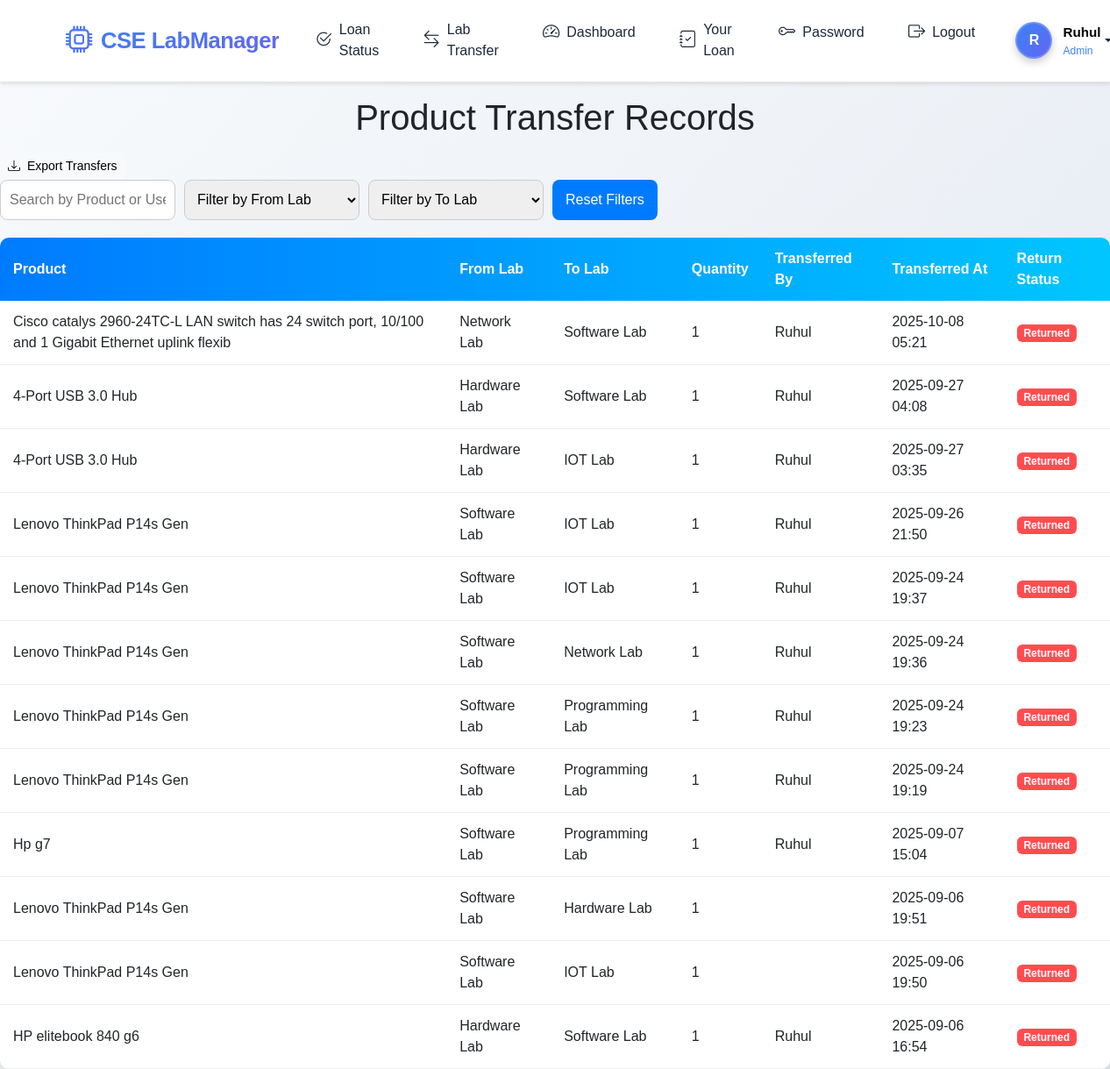
The page /lab/to/lab/ (signed in) on the database its author committed.
### app/models.py (models this page shows, shortened)
class User(AbstractUser):
    is_student = models.BooleanField(default=False)
    is_teacher = models.BooleanField(default=False)
    is_hod = models.BooleanField(default=False)
    second_layer_is_student = models.BooleanField(default=False)
    semester = models.CharField(max_length=20, blank=True, null=True)
    department = models.CharField(max_length=100, blank=True, null=True)
    roll_number = models.CharField(max_length=50, blank=True, null=True)

class ProductTransfer(models.Model):
    product = models.ForeignKey(Product, on_delete=models.CASCADE)
    from_lab = models.ForeignKey(Lab, on_delete=models.CASCADE, related_name="transfers_out")
    to_lab = models.ForeignKey(Lab, on_delete=models.CASCADE, related_name="transfers_in")
    quantity = models.PositiveIntegerField(default=1)  # যদি future এ multiple item থাকে
    transferred_by = models.ForeignKey(
        settings.AUTH_USER_MODEL,
        on_delete=models.SET_NULL,
        null=True,
        blank=True,
        related_name="transfers_made"
    )
    transferred_at = models.DateTimeField(auto_now_add=True)
    return_product = models.BooleanField(default=False)

class Product(models.Model):
    STATUS_CHOICES = [
        ('available', 'Available'),
        ('pending', 'Pending'),
        ('in_loan', 'In Loan'),
        ('returned', 'Returned')
    ]
    name = models.CharField(max_length=100)
    description = models.TextField(blank=True, null=True)
    image = models.ImageField(upload_to='products', null=True, blank=True)
    price = models.DecimalField(max_digits=10, decimal_places=2, null=True, blank=True)
    base_price = models.DecimalField(max_digits=10,null=True, blank=True ,decimal_places=2)
    category = models.ForeignKey(Category, on_delete=models.CASCADE)
    lab = models.ForeignKey(Lab, on_delete=models.CASCADE, related_name='products')
    status = models.CharField(max_length=20, choices=STATUS_CHOICES, default='available')
    serial_number = models.CharField(max_length=100, blank=True, null=True)
    in_stock = models.BooleanField(default=True)

class Lab(models.Model):
    name = models.CharField(max_length=100)
    description = models.TextField(blank=True, null=True)
    capacity = models.IntegerField(default=0, null=True, blank=True)
    image = models.ImageField(upload_to='labs', null=True, blank=True)
    location = models.CharField(max_length=255, blank=True, null=True)
    in_charge = models.ForeignKey(settings.AUTH_USER_MODEL, on_delete=models.SET_NULL, null=True, blank=True, related_name='labs_incharge')

### app/views.py (the view)
# urls.py: path('lab/to/lab/',lab_to_lab_transfer,name="lab_to_lab_transfer"),
def lab_to_lab_transfer(request):
    transfers = ProductTransfer.objects.select_related(
        'product', 'from_lab', 'to_lab', 'transferred_by'
    ).order_by('-transferred_at')
    labs = Lab.objects.all()
    context = {
        'transfers': transfers,
        'labs': labs,
    }
    return render(request, 'lab_to_lab_transfer.html', context)

### app/templates/lab_to_lab_transfer.html (shortened to what this page needs)
<!DOCTYPE html>
<html lang="en">
<head>
</head>
<body>
     {% include 'navbar.html' %}
<h1 style="margin:1rem 0">Product Transfer Records</h1>
<div class="d-flex gap-2">
    <a href="{% url 'export_transfers' %}" class="btn btn-sm btn-light">
        <i class="bi bi-download me-1"></i> Export Transfers
    </a>
</div>
<div class="filters">
    <input type="text" id="searchInput" placeholder="Search by Product or User...">
    <select id="fromLabFilter">
        <option value="">Filter by From Lab</option>
    </select>
    <select id="toLabFilter">
        <option value="">Filter by To Lab</option>
    </select>
    <button id="resetBtn" style="padding:10px 15px; border-radius:8px; border:none; background:#007bff; color:#fff; cursor:pointer;">Reset Filters</button>
</div>
<table id="transferTable">
    <thead>
        <tr>
            <th>Product</th>
            <th>From Lab</th>
            <th>To Lab</th>
            <th>Quantity</th>
            <th>Transferred By</th>
            <th>Transferred At</th>
            <th>Return Status</th>
        </tr>
    </thead>
    <tbody>
        {% for transfer in transfers %}
        <tr>
            <td>{{ transfer.product.name }}</td>
            <td>{{ transfer.from_lab.name }}</td>
            <td>{{ transfer.to_lab.name }}</td>
            <td>{{ transfer.quantity }}</td>
            <td>{{ transfer.transferred_by.username  }}</td>
            <td>{{ transfer.transferred_at|date:"Y-m-d H:i" }}</td>
            <td>
                {% if transfer.return_product %}
                    <span class="badge badge-return">Returned</span>
                {% else %}
                    <span class="badge badge-normal">Transferred</span>
                {% endif %}
            </td>
        </tr>
        {% endfor %}
    </tbody>
</table>
</body>
</html>

### app/templates/navbar.html (shortened to what this page needs)
<link href="https://cdn.jsdelivr.net/npm/bootstrap@5.3.0/dist/css/bootstrap.min.css" rel="stylesheet">
<link rel="stylesheet" href="https://cdn.jsdelivr.net/npm/bootstrap-icons@1.10.0/font/bootstrap-icons.css">
<nav class="navbar navbar-expand-lg navbar-dark sticky-top">
    <div class="container">
        <a class="navbar-brand" href="{% url 'home' %}">
            <i class="bi bi-cpu"></i> CSE LabManager
        </a>
        <div class="collapse navbar-collapse" id="navbarContent">
            <ul class="navbar-nav me-auto mb-2 mb-lg-0">
                {% if request.user.is_hod %}
                    <li class="nav-item">
                        <a class="nav-link" href="{% url 'approve_page' %}">
                            <i class="bi bi-check2-circle"></i> Loan Status
                        </a>
                    </li>
                    <li class="nav-item">
                        <a class="nav-link" href="{% url 'lab_to_lab_transfer' %}">
                            <i class="bi bi-arrow-left-right"></i> Lab Transfer
                        </a>
                    </li>
                {% endif %}
                {% if request.user.is_authenticated %}
                    <li class="nav-item">
                        <a class="nav-link" href="{% url 'dashboard' %}">
                            <i class="bi bi-speedometer2"></i> Dashboard
                        </a>
                    </li>
                    <li class="nav-item">
                        <a class="nav-link" href="{% url 'your_loan' %}">
                            <i class="bi bi-journal-check"></i> Your Loan
                        </a>
                    </li>
                    <li class="nav-item">
                        <a class="nav-link" title="Password Change" href="{% url 'password_change' %}">
                            <i class="bi bi-key"></i> Password
                        </a>
                    </li>
                    <li class="nav-item">
                        <a class="nav-link" href="{% url 'logout' %}">
                            <i class="bi bi-box-arrow-right"></i> Logout
                        </a>
                    </li>
                {% endif %}
            </ul>
            <div class="d-flex align-items-center">
                <div class="dropdown user-dropdown">
                    <a href="#" class="nav-link dropdown-toggle d-flex align-items-center" role="button" data-bs-toggle="dropdown">
                        <div class="user-avatar">
                            {{ request.user.username|first|upper }}
                        </div>
                        <div class="user-info">
                            <span class="user-name">{{ request.user.username }}</span>
                            {% if request.user.is_student %}
                                <span class="user-role">Student</span>
                            {% elif request.user.is_teacher %}
                                <span class="user-role">Teacher</span>
                            {% elif request.user.is_superuser %}
                                <span class="user-role">Admin</span>
                            {% else %}
                                <span class="user-role">User</span>
                            {% endif %}
                        </div>
                    </a>
                </div>
            </div>
        </div>
    </div>
</nav>

### app/templates/lab_to_lab_transfer.html (style rules this page uses)
* { margin: 0; padding: 0; box-sizing: border-box; font-family: 'Poppins', sans-serif; }
body { background: #f4f6f9; padding: 20px; }
h1 { text-align: center; margin-bottom: 20px; color: #333; }
.filters { display: flex; gap: 10px; margin-bottom: 20px; flex-wrap: wrap; }
.filters input, .filters select { padding: 10px; border-radius: 8px; border: 1px solid #ccc; width: 200px; transition: all 0.3s ease; }
table { width: 100%; border-collapse: collapse; background: #fff; border-radius: 10px; overflow: hidden; box-shadow: 0 4px 8px rgba(0,0,0,0.1); }
thead { background: linear-gradient(90deg, #007bff, #00c6ff); color: #fff; }
th, td { padding: 12px 15px; text-align: left; }
tbody tr { border-bottom: 1px solid #eee; transition: all 0.3s ease; }
.badge { padding: 5px 10px; border-radius: 20px; color: #fff; font-size: 0.85em; }
.badge-return { background: #ff4d4f; }

### app/templates/navbar.html (style rules this page uses)
:root { --primary-dark: #0f172a; --primary-light: #1e293b; --accent: #3b82f6; --accent-hover: #2563eb; --accent-gradient: linear-gradient(135deg, #3b82f6 0%, #6366f1 100%); --navbar-gradient: linear-gradient(135deg, #2563eb 0%, #1e40af 100%); --text-dark: #1e293b; --text-light: rgba(255, 255, 255, 0.95); --transition: all 0.3s cubic-bezier(0.4, 0, 0.2, 1); --glass-bg: rgba(255, 255, 255, 0.1); --glass-border: rgba(255, 255, 255, 0.15); --glass-shadow: 0 8px 32px 0 rgba(0, 0, 0, 0.2); }
body { font-family: 'Inter', 'Segoe UI', Tahoma, Geneva, Verdana, sans-serif; background: linear-gradient(135deg, #f8fafc 0%, #e2e8f0 100%); min-height: 100vh; margin: 0; padding: 0; display: flex; flex-direction: column; }
.navbar { background: white; color: var(--text-dark); border-bottom: 1px solid rgba(0,0,0,0.1); box-shadow: 0 2px 4px rgba(0,0,0,0.1); padding: 0.6rem 1rem; transition: var(--transition); }
.navbar-brand { font-weight: 800; background: var(--accent-gradient); -webkit-background-clip: text; background-clip: text; color: transparent !important; display: flex; align-items: center; transition: var(--transition); font-size: 1.6rem; padding: 0.5rem 0; letter-spacing: -0.5px; }
.navbar-brand i { margin-right: 10px; font-size: 1.9rem; transition: var(--transition); background: var(--accent-gradient); -webkit-background-clip: text; background-clip: text; color: transparent; }
.nav-item { margin: 0 4px; position: relative; }
.nav-link { color: var(--text-dark) !important; font-weight: 500; padding: 0.8rem 1.2rem !important; border-radius: 12px; transition: var(--transition); display: flex; align-items: center; position: relative; overflow: hidden; background: rgba(255,255,255,0.05); margin: 0 2px; }
.nav-link i { margin-right: 8px; font-size: 1.2rem; transition: var(--transition); }
.nav-link::before { content: ''; position: absolute; bottom: 0; left: 0; width: 100%; height: 3px; background: var(--accent-gradient); transform: translateY(5px); opacity: 0; transition: var(--transition); border-radius: 4px 4px 0 0; }
.user-avatar { width: 42px; height: 42px; border-radius: 50%; background: var(--accent-gradient); display: flex; align-items: center; justify-content: center; font-weight: bold; color: white; font-size: 16px; transition: var(--transition); box-shadow: 0 4px 10px rgba(0,0,0,0.2); border: 2px solid rgba(255,255,255,0.2); }
.user-info { display: flex; flex-direction: column; margin-left: 12px; }
.user-name { font-weight: 600; color: black; font-size: 0.95rem; }
.user-role { font-size: 0.75rem; color: var(--accent); font-weight: 500; }

### rows shown on the page
User: user.username|first "R", user.username "Ruhul"
ProductTransfer: return_product "Returned"
ProductTransfer: return_product "Returned"
ProductTransfer: return_product "Returned"
ProductTransfer: return_product "Returned"
ProductTransfer: return_product "Returned"
ProductTransfer: return_product "Returned"
ProductTransfer: return_product "Returned"
ProductTransfer: return_product "Returned"
ProductTransfer: return_product "Returned"
ProductTransfer: return_product "Returned"
ProductTransfer: return_product "Returned"
ProductTransfer: return_product "Returned"
